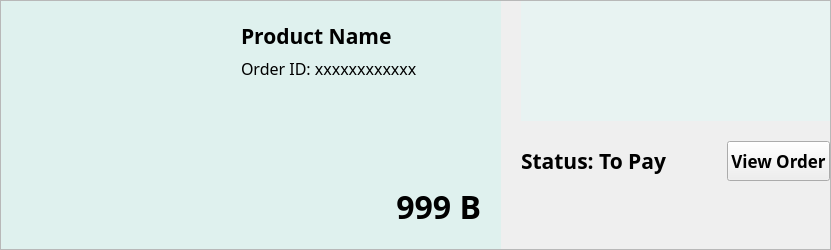
       <widget class="QFrame" name="history_box_2">
        <property name="sizePolicy">
         <sizepolicy hsizetype="Preferred" vsizetype="Fixed">
          <horstretch>0</horstretch>
          <verstretch>0</verstretch>
         </sizepolicy>
        </property>
        <property name="minimumSize">
         <size>
          <width>0</width>
          <height>250</height>
         </size>
        </property>
        <property name="maximumSize">
         <size>
          <width>16777215</width>
          <height>250</height>
         </size>
        </property>
        <property name="autoFillBackground">
         <bool>false</bool>
        </property>
        <property name="frameShape">
         <enum>QFrame::StyledPanel</enum>
        </property>
        <property name="frameShadow">
         <enum>QFrame::Raised</enum>
        </property>
        <layout class="QHBoxLayout" name="horizontalLayout_8">
         <property name="spacing">
          <number>0</number>
         </property>
         <property name="leftMargin">
          <number>0</number>
         </property>
         <property name="topMargin">
          <number>0</number>
         </property>
         <property name="rightMargin">
          <number>0</number>
         </property>
         <property name="bottomMargin">
          <number>0</number>
         </property>
         <item>
          <layout class="QHBoxLayout" name="horizontalLayout_3">
           <property name="spacing">
            <number>20</number>
           </property>
           <item>
            <widget class="QFrame" name="product_frame_2">
             <property name="minimumSize">
              <size>
               <width>500</width>
               <height>0</height>
              </size>
             </property>
             <property name="maximumSize">
              <size>
               <width>500</width>
               <height>16777215</height>
              </size>
             </property>
             <property name="styleSheet">
              <string notr="true">QFrame {
    background-color:#DFF1EE;
	border: none;
}</string>
             </property>
             <property name="frameShape">
              <enum>QFrame::StyledPanel</enum>
             </property>
             <property name="frameShadow">
              <enum>QFrame::Raised</enum>
             </property>
             <layout class="QHBoxLayout" name="horizontalLayout_10">
              <property name="spacing">
               <number>20</number>
              </property>
              <property name="leftMargin">
               <number>20</number>
              </property>
              <property name="topMargin">
               <number>20</number>
              </property>
              <property name="rightMargin">
               <number>20</number>
              </property>
              <property name="bottomMargin">
               <number>20</number>
              </property>
              <item>
               <widget class="QLabel" name="product_image_label_2">
                <property name="maximumSize">
                 <size>
                  <width>200</width>
                  <height>200</height>
                 </size>
                </property>
                <property name="text">
                 <string/>
                </property>
                <property name="pixmap">
                 <pixmap resource="../../../public/images/post_images/post_images.qrc">:/post_images/IMG_7102.jpg</pixmap>
                </property>
                <property name="scaledContents">
                 <bool>true</bool>
                </property>
               </widget>
              </item>
              <item>
               <widget class="QFrame" name="frame_7">
                <property name="frameShape">
                 <enum>QFrame::StyledPanel</enum>
                </property>
                <property name="frameShadow">
                 <enum>QFrame::Raised</enum>
                </property>
                <layout class="QVBoxLayout" name="verticalLayout_3">
                 <property name="leftMargin">
                  <number>0</number>
                 </property>
                 <property name="topMargin">
                  <number>0</number>
                 </property>
                 <property name="rightMargin">
                  <number>0</number>
                 </property>
                 <property name="bottomMargin">
                  <number>0</number>
                 </property>
                 <item>
                  <widget class="QLabel" name="product_name_label_2">
                   <property name="font">
                    <font>
                     <family>Manrope</family>
                     <pointsize>16</pointsize>
                     <bold>true</bold>
                    </font>
                   </property>
                   <property name="text">
                    <string>Product Name</string>
                   </property>
                  </widget>
                 </item>
                 <item>
                  <widget class="QLabel" name="order_id_label_2">
                   <property name="font">
                    <font>
                     <family>Manrope</family>
                     <pointsize>12</pointsize>
                    </font>
                   </property>
                   <property name="text">
                    <string>Order ID: xxxxxxxxxxxx</string>
                   </property>
                  </widget>
                 </item>
                 <item>
                  <spacer name="verticalSpacer_4">
                   <property name="orientation">
                    <enum>Qt::Vertical</enum>
                   </property>
                   <property name="sizeHint" stdset="0">
                    <size>
                     <width>20</width>
                     <height>92</height>
                    </size>
                   </property>
                  </spacer>
                 </item>
                 <item>
                  <widget class="QLabel" name="price_label_2">
                   <property name="font">
                    <font>
                     <family>Manrope</family>
                     <pointsize>24</pointsize>
                     <bold>true</bold>
                    </font>
                   </property>
                   <property name="text">
                    <string>999 B</string>
                   </property>
                   <property name="alignment">
                    <set>Qt::AlignRight|Qt::AlignTrailing|Qt::AlignVCenter</set>
                   </property>
                  </widget>
                 </item>
                </layout>
               </widget>
              </item>
             </layout>
            </widget>
           </item>
           <item>
            <layout class="QVBoxLayout" name="verticalLayout_4">
             <property name="spacing">
              <number>20</number>
             </property>
             <item>
              <widget class="QFrame" name="status_frame_2">
               <property name="minimumSize">
                <size>
                 <width>0</width>
                 <height>120</height>
                </size>
               </property>
               <property name="maximumSize">
                <size>
                 <width>16777215</width>
                 <height>120</height>
                </size>
               </property>
               <property name="styleSheet">
                <string notr="true">QFrame {
    background-color:#E8F3F2;
	border: none;
}</string>
               </property>
               <property name="frameShape">
                <enum>QFrame::StyledPanel</enum>
               </property>
               <property name="frameShadow">
                <enum>QFrame::Raised</enum>
               </property>
               <layout class="QHBoxLayout" name="horizontalLayout_11">
                <item>
                 <widget class="QLabel" name="pay_label_2">
                  <property name="maximumSize">
                   <size>
                    <width>80</width>
                    <height>80</height>
                   </size>
                  </property>
                  <property name="text">
                   <string/>
                  </property>
                  <property name="pixmap">
                   <pixmap resource="../../../public/images/delivery_icons/delivery_icons.qrc">:/delivery_icons/pay.png</pixmap>
                  </property>
                  <property name="scaledContents">
                   <bool>true</bool>
                  </property>
                 </widget>
                </item>
                <item>
                 <widget class="QLabel" name="deliver_label_2">
                  <property name="maximumSize">
                   <size>
                    <width>85</width>
                    <height>85</height>
                   </size>
                  </property>
                  <property name="text">
                   <string/>
                  </property>
                  <property name="pixmap">
                   <pixmap resource="../../../public/images/delivery_icons/delivery_icons.qrc">:/delivery_icons/delivery.png</pixmap>
                  </property>
                  <property name="scaledContents">
                   <bool>true</bool>
                  </property>
                 </widget>
                </item>
                <item>
                 <widget class="QLabel" name="arrived_label_2">
                  <property name="minimumSize">
                   <size>
                    <width>0</width>
                    <height>0</height>
                   </size>
                  </property>
                  <property name="maximumSize">
                   <size>
                    <width>65</width>
                    <height>65</height>
                   </size>
                  </property>
                  <property name="text">
                   <string/>
                  </property>
                  <property name="pixmap">
                   <pixmap resource="../../../public/images/delivery_icons/delivery_icons.qrc">:/delivery_icons/arrived.png</pixmap>
                  </property>
                  <property name="scaledContents">
                   <bool>true</bool>
                  </property>
                 </widget>
                </item>
                <item>
                 <widget class="QLabel" name="cancelled_label_2">
                  <property name="maximumSize">
                   <size>
                    <width>60</width>
                    <height>60</height>
                   </size>
                  </property>
                  <property name="text">
                   <string/>
                  </property>
                  <property name="pixmap">
                   <pixmap resource="../../../public/images/delivery_icons/delivery_icons.qrc">:/delivery_icons/cancelled.png</pixmap>
                  </property>
                  <property name="scaledContents">
                   <bool>true</bool>
                  </property>
                 </widget>
                </item>
               </layout>
              </widget>
             </item>
             <item>
              <layout class="QHBoxLayout" name="horizontalLayout_12">
               <item>
                <widget class="QLabel" name="status_label_2">
                 <property name="font">
                  <font>
                   <family>Manrope</family>
                   <pointsize>16</pointsize>
                   <bold>true</bold>
                  </font>
                 </property>
                 <property name="text">
                  <string>Status: To Pay</string>
                 </property>
                 <property name="alignment">
                  <set>Qt::AlignLeading|Qt::AlignLeft|Qt::AlignVCenter</set>
                 </property>
                </widget>
               </item>
               <item>
                <spacer name="horizontalSpacer_2">
                 <property name="orientation">
                  <enum>Qt::Horizontal</enum>
                 </property>
                 <property name="sizeHint" stdset="0">
                  <size>
                   <width>40</width>
                   <height>20</height>
                  </size>
                 </property>
                </spacer>
               </item>
               <item>
                <widget class="QPushButton" name="view_order_button_2">
                 <property name="sizePolicy">
                  <sizepolicy hsizetype="MinimumExpanding" vsizetype="Minimum">
                   <horstretch>0</horstretch>
                   <verstretch>0</verstretch>
                  </sizepolicy>
                 </property>
                 <property name="minimumSize">
                  <size>
                   <width>0</width>
                   <height>40</height>
                  </size>
                 </property>
                 <property name="font">
                  <font>
                   <family>Manrope</family>
                   <pointsize>13</pointsize>
                   <bold>true</bold>
                  </font>
                 </property>
                 <property name="text">
                  <string>View Order</string>
                 </property>
                </widget>
               </item>
              </layout>
             </item>
             <item>
              <spacer name="verticalSpacer_5">
               <property name="orientation">
                <enum>Qt::Vertical</enum>
               </property>
               <property name="sizeHint" stdset="0">
                <size>
                 <width>20</width>
                 <height>40</height>
                </size>
               </property>
              </spacer>
             </item>
            </layout>
           </item>
          </layout>
         </item>
        </layout>
       </widget>
